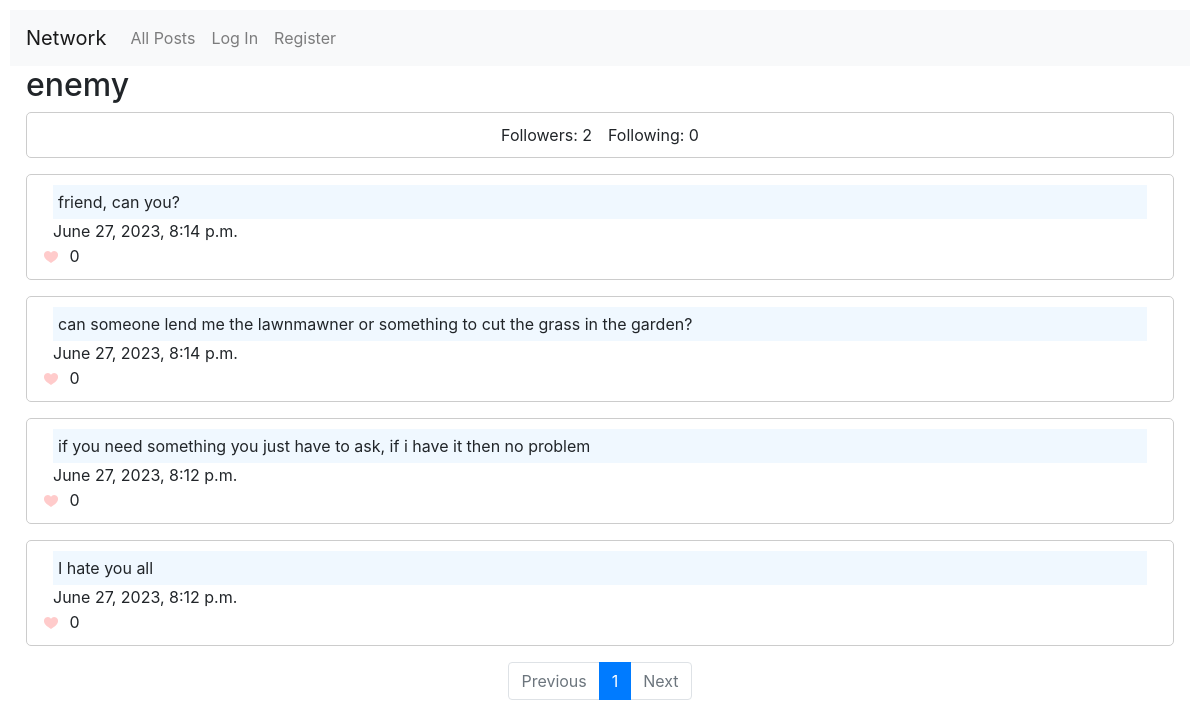
/profile/enemy, run on the app's committed database.
### network/models.py (models this page shows)
class User(AbstractUser):
    pass

class Post(models.Model):
    user = models.ForeignKey(
        User, on_delete=models.CASCADE, default=None, related_name="post"
    )
    created_at = models.DateTimeField(default=timezone.now)
    text = models.TextField(default="")
    likes = models.ManyToManyField(User, related_name="likes")

### network/views.py (the view)
# urls.py: path("profile/<str:username>", views.profile, name="profile"),
def profile(request, username):
    profile_user = User.objects.get(username=username)
    followers = profile_user.following.count()
    followings = profile_user.followers.count()
    posts = Post.objects.filter(user=profile_user).order_by("-created_at")
    is_following = False
    if request.user.is_authenticated:
        profile, created = Profile.objects.get_or_create(user=request.user)
        is_following = profile.following.filter(id=profile_user.id).exists()
    paginator = Paginator(posts, 10)
    page_number = request.GET.get("page")
    page_obj = paginator.get_page(page_number)
    return render(
        request,
        "network/profile.html",
        {
            "profile_user": profile_user,
            "followers": followers,
            "followings": followings,
            "page_obj": page_obj,
            "is_following": is_following,
        },
    )

### network/templates/network/profile.html (shortened to what this page needs)
{% extends "network/layout.html" %}
{% block body %}
<h2 class="ml-3">{{profile_user.username}}</h2>
<div>
    <div class="new-post">
        <div class="d-flex align-items-center flex-column">
            <div class="d-flex">
                <p class="mr-3">Followers: {{followers}}</p>
                <p>Following: {{followings}} </p>
            </div>
        </div>
    </div>
    {% if page_obj %}
    {% for post in page_obj%}
    <div class="card-body new-post mt-3">
        <p class="card-text ml-3 mr-3 text">{{post.text}}</p>
        <p class="card-text ml-3">{{post.created_at}}</p>
        <div>
            <button class="like-button" data-post-id="{{ post.id }}">
            </button>
            <span id="likes-{{ post.id }}">{{ post.likes.count }}</span>
        </div>
    </div>
    {% endfor %}
    {% else %}
    <div class="card-body new-post mt-3">
        <p class="alert alert-warning ml-3 mr-3 mt-3">User: <b>{{profile_user.username}}</b> has no post yet...</p>
    </div>
    {% endif %}
    {% include 'network/pagination.html' %}
</div>
{% endblock %}

### network/static/network/styles.css (style rules this page uses)
:root { --blue-main-color: #007bff; }
body { padding: 10px; }
.new-post { border: 1px solid #ccc; padding: 10px; margin: 0 1rem; border-radius: 5px; }
p { margin-bottom: 0; }
.card-text.text { background-color: aliceblue; padding: 5px 5px; }
.like-button { background-color: transparent; border: none; cursor: pointer; }

### data on the page
User: username "enemy"
Post: text "friend, can you?", created_at "June 27, 2023, 8:14 p.m.", likes.count "0"
Post: text "can someone lend me the lawnmawner or something to cut the grass in the garden?", created_at "June 27, 2023, 8:14 p.m.", likes.count "0"
Post: text "if you need something you just have to ask, if i have it then no problem", created_at "June 27, 2023, 8:12 p.m.", likes.count "0"
Post: text "I hate you all", created_at "June 27, 2023, 8:12 p.m.", likes.count "0"

### other printed values
{{ followers }} "2"
{{ followings }} "0"
{{ i }} "1"
